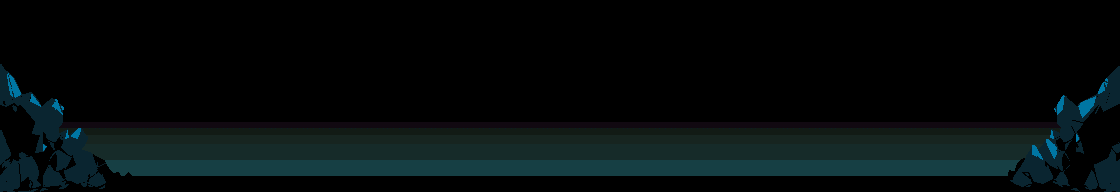

A level layout from a 2D game, rendered from its tile map. Below: a short description, then the map file with its tile-grid data intact:
An orthogonal 70x12 tile map with 16x16 px tiles, 3 tile layers (BGLower, BGUpper, BGUpper2) and 2 objects.

<map version="1.10" tiledversion="1.10.1" orientation="orthogonal" renderorder="right-down" width="70" height="12" tilewidth="16" tileheight="16" infinite="0" nextlayerid="12" nextobjectid="323">
 <tileset firstgid="1" source="valley.tsx" />
 <layer id="7" name="BGLower" width="70" height="12">
  <data encoding="csv">
9,9,9,9,9,9,9,9,9,9,9,9,9,9,9,9,9,9,9,9,9,9,9,9,9,9,9,9,9,9,9,9,9,9,9,9,9,9,9,9,9,9,9,9,9,9,9,9,9,9,9,9,9,9,9,9,9,9,9,9,9,9,9,9,9,9,9,9,9,9,
9,9,9,9,9,9,9,9,9,9,9,9,9,9,9,9,9,9,9,9,9,9,9,9,9,9,9,9,9,9,9,9,9,9,9,9,9,9,9,9,9,9,9,9,9,9,9,9,9,9,9,9,9,9,9,9,9,9,9,9,9,9,9,9,9,9,9,9,9,9,
9,9,9,9,9,9,9,9,9,9,9,9,9,9,9,9,9,9,9,9,9,9,9,9,9,9,9,9,9,9,9,9,9,9,9,9,9,9,9,9,9,9,9,9,9,9,9,9,9,9,9,9,9,9,9,9,9,9,9,9,9,9,9,9,9,9,9,9,9,9,
9,9,9,9,9,9,9,9,9,9,9,9,9,9,9,9,9,9,9,9,9,9,9,9,9,9,9,9,9,9,9,9,9,9,9,9,9,9,9,9,9,9,9,9,9,9,9,9,9,9,9,9,9,9,9,9,9,9,9,9,9,9,9,9,9,9,9,9,9,9,
9,9,9,9,9,9,9,9,9,9,9,9,9,9,9,9,9,9,9,9,9,9,9,9,9,9,9,9,9,9,9,9,9,9,9,9,9,9,9,9,9,9,9,9,9,9,9,9,9,9,9,9,9,9,9,9,9,9,9,9,9,9,9,9,9,9,9,9,9,9,
9,9,9,9,9,9,9,9,9,9,9,9,9,9,9,9,9,9,9,9,9,9,9,9,9,9,9,9,9,9,9,9,9,9,9,9,9,9,9,9,9,9,9,9,9,9,9,9,9,9,9,9,9,9,9,9,9,9,9,9,9,9,9,9,9,9,9,9,9,9,
9,9,9,9,9,9,9,9,9,9,9,9,9,9,9,9,9,9,9,9,9,9,9,9,9,9,9,9,9,9,9,9,9,9,9,9,9,9,9,9,9,9,9,9,9,9,9,9,9,9,9,9,9,9,9,9,9,9,9,9,9,9,9,9,9,9,9,9,9,9,
27,27,27,27,27,27,27,27,27,27,27,27,27,27,27,27,27,27,27,27,27,27,27,27,27,27,27,27,27,27,27,27,27,27,27,27,27,27,27,27,27,27,27,27,27,27,27,27,27,27,27,27,27,27,27,27,27,27,27,27,27,27,27,27,27,27,27,27,27,27,
45,45,45,45,45,45,45,45,45,45,45,45,45,45,45,45,45,45,45,45,45,45,45,45,45,45,45,45,45,45,45,45,45,45,45,45,45,45,45,45,45,45,45,45,45,45,45,45,45,45,45,45,45,45,45,45,45,45,45,45,45,45,45,45,45,45,45,45,45,45,
63,63,63,63,63,63,63,63,63,63,63,63,63,63,63,63,63,63,63,63,63,63,63,63,63,63,63,63,63,63,63,63,63,63,63,63,63,63,63,63,63,63,63,63,63,63,63,63,63,63,63,63,63,63,63,63,63,63,63,63,63,63,63,63,63,63,63,63,63,63,
81,81,81,81,81,81,81,81,81,81,81,81,81,81,81,81,81,81,81,81,81,81,81,81,81,81,81,81,81,81,81,81,81,81,81,81,81,81,81,81,81,81,81,81,81,81,81,81,81,81,81,81,81,81,81,81,81,81,81,81,81,81,81,81,81,81,81,81,81,81,
9,9,9,9,9,9,9,9,9,9,9,9,9,9,9,9,9,9,9,9,9,9,9,9,9,9,9,9,9,9,9,9,9,9,9,9,9,9,9,9,9,9,9,9,9,9,9,9,9,9,9,9,9,9,9,9,9,9,9,9,9,9,9,9,9,9,9,9,0,0
</data>
 </layer>
 <layer id="8" name="BGUpper" width="70" height="12">
  <data encoding="csv">
0,0,0,0,0,0,0,0,0,0,0,0,0,0,0,0,0,0,0,0,0,0,0,0,0,0,0,0,0,0,0,0,0,0,0,0,0,0,0,0,0,0,0,0,0,0,0,0,0,0,0,0,0,0,0,0,0,0,0,0,0,0,0,0,0,0,0,0,0,0,
0,0,0,0,0,0,0,0,0,0,0,0,0,0,0,0,0,0,0,0,0,0,0,0,0,0,0,0,0,0,0,0,0,0,0,0,0,0,0,0,0,0,0,0,0,0,0,0,0,0,0,0,0,0,0,0,0,0,0,0,0,0,0,0,0,0,0,0,0,0,
0,0,0,0,0,0,0,0,0,0,0,0,0,0,0,0,0,0,0,0,0,0,0,0,0,0,0,0,0,0,0,0,0,0,0,0,0,0,0,0,0,0,0,0,0,0,0,0,0,0,0,0,0,0,0,0,0,0,0,0,0,0,0,0,0,0,0,0,0,0,
0,0,0,0,0,0,0,0,0,0,0,0,0,0,0,0,0,0,0,0,0,0,0,0,0,0,0,0,0,0,0,0,0,0,0,0,0,0,0,0,0,0,0,0,0,0,0,0,0,0,0,0,0,0,0,0,0,0,0,0,0,0,0,0,0,0,0,0,0,0,
1,0,0,0,0,0,0,0,0,0,0,0,0,0,0,0,0,0,0,0,0,0,0,0,0,0,0,0,0,0,0,0,0,0,0,0,0,0,0,0,0,0,0,0,0,0,0,0,0,0,0,0,0,0,0,0,0,0,0,0,0,0,0,0,0,0,0,0,0,18,
19,20,21,0,0,0,0,0,0,0,0,0,0,0,0,0,0,0,0,0,0,0,0,0,0,0,0,0,0,0,0,0,0,0,0,0,0,0,0,0,0,0,0,0,0,0,0,0,0,0,0,0,0,0,0,0,0,0,0,0,0,0,0,0,0,0,33,0,35,36,
37,38,39,40,0,0,0,0,0,0,0,0,0,0,0,0,0,0,0,0,0,0,0,0,0,0,0,0,0,0,0,0,0,0,0,0,0,0,0,0,0,0,0,0,0,0,0,0,0,0,0,0,0,0,0,0,0,0,0,0,0,0,0,0,0,50,51,52,53,54,
55,56,57,58,0,0,0,0,0,0,0,0,0,0,0,0,0,0,0,0,0,0,0,0,0,0,0,0,0,0,0,0,0,0,0,0,0,0,0,0,0,0,0,0,0,0,0,0,0,0,0,0,0,0,0,0,0,0,0,0,0,0,0,0,0,68,69,70,71,72,
73,74,75,76,77,78,0,0,0,0,0,0,0,0,0,0,0,0,0,0,0,0,0,0,0,0,0,0,0,0,0,0,0,0,0,0,0,0,0,0,0,0,0,0,0,0,0,0,0,0,0,0,0,0,0,0,0,0,0,0,0,0,0,0,85,86,87,88,89,90,
91,92,93,94,95,96,97,0,0,0,0,0,0,0,0,0,0,0,0,0,0,0,0,0,0,0,0,0,0,0,0,0,0,0,0,0,0,0,0,0,0,0,0,0,0,0,0,0,0,0,0,0,0,0,0,0,0,0,0,0,0,0,0,102,103,104,105,106,107,108,
109,110,111,112,113,114,115,116,117,0,0,0,0,0,0,0,0,0,0,0,0,0,0,0,0,0,0,0,0,0,0,0,0,0,0,0,0,0,0,0,0,0,0,0,0,0,0,0,0,0,0,0,0,0,0,0,0,0,0,0,0,0,119,120,121,122,123,124,125,126,
127,128,129,130,131,132,133,134,135,0,0,0,0,0,0,0,0,0,0,0,0,0,0,0,0,0,0,0,0,0,0,0,0,0,0,0,0,0,0,0,0,0,0,0,0,0,0,0,0,0,0,0,0,0,0,0,0,0,0,0,0,136,137,138,139,140,141,142,143,144
</data>
 </layer>
 <layer id="9" name="BGUpper2" width="70" height="12">
  <data encoding="csv">
0,0,0,0,0,0,0,0,0,0,0,0,0,0,0,0,0,0,0,0,0,0,0,0,0,0,0,0,0,0,0,0,0,0,0,0,0,0,0,0,0,0,0,0,0,0,0,0,0,0,0,0,0,0,0,0,0,0,0,0,0,0,0,0,0,0,0,0,0,0,
0,0,0,0,0,0,0,0,0,0,0,0,0,0,0,0,0,0,0,0,0,0,0,0,0,0,0,0,0,0,0,0,0,0,0,0,0,0,0,0,0,0,0,0,0,0,0,0,0,0,0,0,0,0,0,0,0,0,0,0,0,0,0,0,0,0,0,0,0,0,
0,0,0,0,0,0,0,0,0,0,0,0,0,0,0,0,0,0,0,0,0,0,0,0,0,0,0,0,0,0,0,0,0,0,0,0,0,0,0,0,0,0,0,0,0,0,0,0,0,0,0,0,0,0,0,0,0,0,0,0,0,0,0,0,0,0,0,0,0,0,
0,0,0,0,0,0,0,0,0,0,0,0,0,0,0,0,0,0,0,0,0,0,0,0,0,0,0,0,0,0,0,0,0,0,0,0,0,0,0,0,0,0,0,0,0,0,0,0,0,0,0,0,0,0,0,0,0,0,0,0,0,0,0,0,0,0,0,0,0,0,
0,0,0,0,0,0,0,0,0,0,0,0,0,0,0,0,0,0,0,0,0,0,0,0,0,0,0,0,0,0,0,0,0,0,0,0,0,0,0,0,0,0,0,0,0,0,0,0,0,0,0,0,0,0,0,0,0,0,0,0,0,0,0,0,0,0,0,0,0,0,
0,0,0,0,0,0,0,0,0,0,0,0,0,0,0,0,0,0,0,0,0,0,0,0,0,0,0,0,0,0,0,0,0,0,0,0,0,0,0,0,0,0,0,0,0,0,0,0,0,0,0,0,0,0,0,0,0,0,0,0,0,0,0,0,0,0,0,0,0,0,
0,0,0,0,0,0,0,0,0,0,0,0,0,0,0,0,0,0,0,0,0,0,0,0,0,0,0,0,0,0,0,0,0,0,0,0,0,0,0,0,0,0,0,0,0,0,0,0,0,0,0,0,0,0,0,0,0,0,0,0,0,0,0,0,0,0,0,0,0,0,
0,0,0,0,0,0,0,0,0,0,0,0,0,0,0,0,0,0,0,0,0,0,0,0,0,0,0,0,0,0,0,0,0,0,0,0,0,0,0,0,0,0,0,0,0,0,0,0,0,0,0,0,0,0,0,0,0,0,0,0,0,0,0,0,0,0,0,0,0,0,
0,0,0,0,0,0,0,0,0,0,0,0,0,0,0,0,0,0,0,0,0,0,0,0,0,0,0,0,0,0,0,0,0,0,0,0,0,0,0,0,0,0,0,0,0,0,0,0,0,0,0,0,0,0,0,0,0,0,0,0,0,0,0,0,0,0,0,0,0,0,
0,0,0,0,0,0,0,0,0,0,0,0,0,0,0,0,0,0,0,0,0,0,0,0,0,0,0,0,0,0,0,0,0,0,0,0,0,0,0,0,0,0,0,0,0,0,0,0,0,0,0,0,0,0,0,0,0,0,0,0,0,0,0,0,0,0,0,0,0,0,
0,0,0,0,0,0,0,0,0,0,0,0,0,0,0,0,0,0,0,0,0,0,0,0,0,0,0,0,0,0,0,0,0,0,0,0,0,0,0,0,0,0,0,0,0,0,0,0,0,0,0,0,0,0,0,0,0,0,0,0,0,0,0,0,0,0,0,0,0,0,
0,0,0,0,0,0,0,0,0,0,0,0,0,0,0,0,0,0,0,0,0,0,0,0,0,0,0,0,0,0,0,0,0,0,0,0,0,0,0,0,0,0,0,0,0,0,0,0,0,0,0,0,0,0,0,0,0,0,0,0,0,0,0,0,0,0,0,0,0,0
</data>
 </layer>
 <objectgroup id="10" name="Wall">
  <object id="321" x="0" y="176" width="1120" height="16" />
  <object id="322" x="0" y="144" width="1120" height="16" />
 </objectgroup>
 <objectgroup id="3" name="Entity" opacity="0.71" />
 <objectgroup draworder="index" id="4" name="Warp" />
 <objectgroup id="11" name="Path" />
</map>
